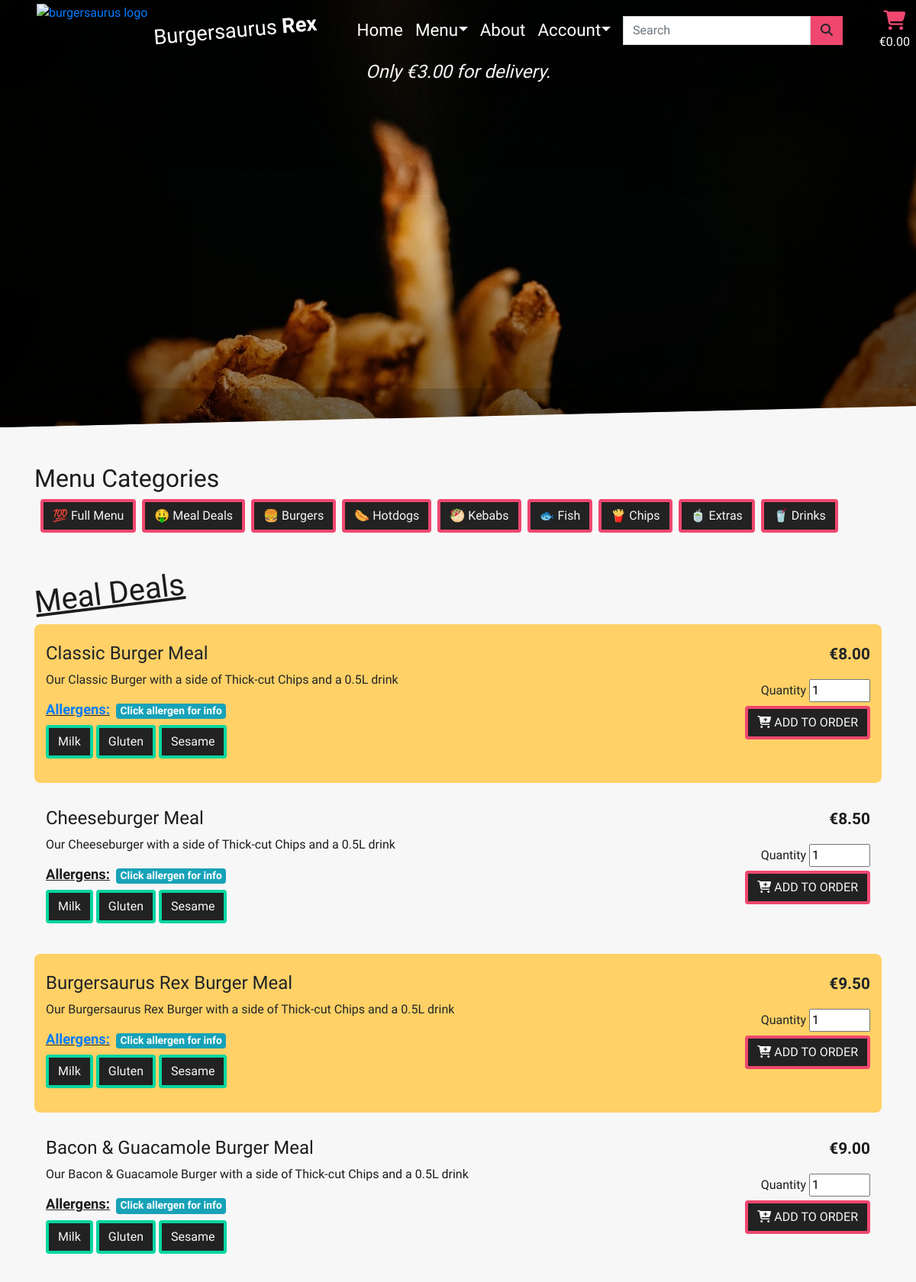
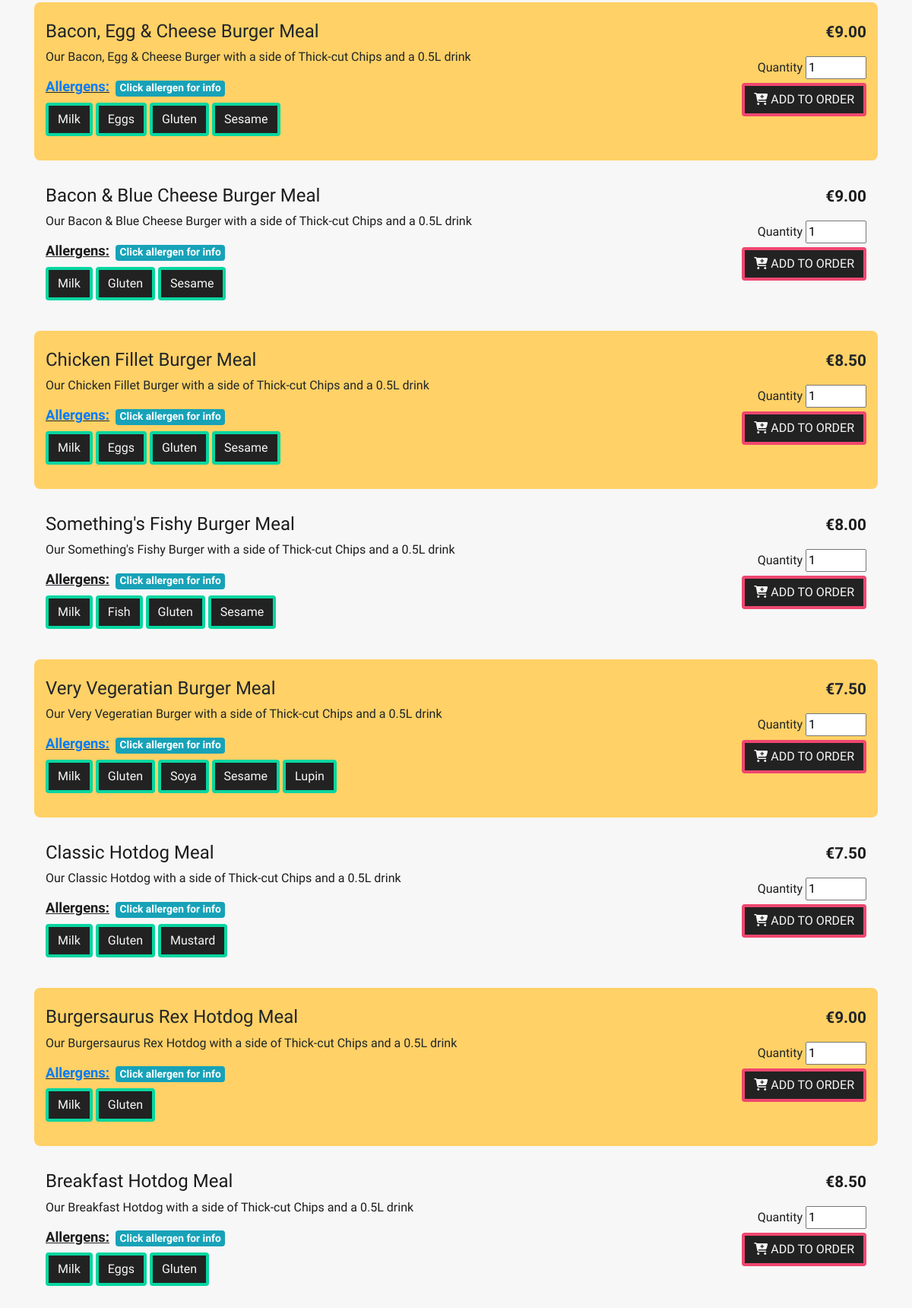
Page /menu/?category=meal-deals (upper part) on the committed database (2 pictures, top to bottom).
### images/models.py (models this page shows)
class Image(models.Model):
    page = models.ForeignKey('Page', null=True, blank=True, on_delete=models.SET_NULL)
    image_name = models.CharField(max_length=254, null=False, blank=False, default='default')
    image_friendly_name = models.CharField(max_length=254, null=False, blank=False, default='Default')
    image = models.ImageField(upload_to='images/', null=True, blank=False)

### menu/models.py (models this page shows, shortened)
class Category(models.Model):
    class Meta:
        verbose_name_plural = 'Categories'
    name = models.CharField(max_length=254)
    friendly_name = models.CharField(max_length=254, null=True, blank=True)
    def __str__(self):
        return self.name

class Product(models.Model):
    category = models.ForeignKey('Category', null=True, blank=True,
                                 on_delete=models.SET_NULL)
    name = models.CharField(max_length=254, null=True, blank=True)
    description = models.TextField()
    price = models.DecimalField(max_digits=4, decimal_places=2)
    is_vegetarian = models.BooleanField(default=False)
    allergens = models.ManyToManyField('Allergen')

class Allergen(models.Model):
    name = models.CharField(max_length=254)
    friendly_name = models.CharField(max_length=254, null=True, blank=True)
    info_url = models.CharField(max_length=254, null=True, blank=True)

### menu/views.py (the view, shortened to what this page needs)
# urls.py: path('menu/', include('menu.urls')),
def menu(request):
    menu = Product.objects.all()
    images = Image.objects.all()
    categories = None
    query = None
    image = None
    if request.GET:
        if 'category' in request.GET:
            categories = request.GET['category'].split(',')
            menu = menu.filter(category__name__in=categories)
            categories = Category.objects.filter(name__in=categories)
            if categories:
                image = images.filter(image_name__icontains=categories[0])
            if image:
                image = image[0]
            else:
                image = images.filter(image_name__icontains='default')
    context = {
        'menu': menu,
        'categories': categories,
        'query': query,
        'image': image,
    }
    return render(request, 'menu/menu.html', context)

### cart/contexts.py (called while the page is built, shortened)
def cart_content(request):
    cart_items = []
    sub_total = 0
    order_total = 0
    product_count = 0
    delivery_threshold = settings.DELIVERY_THRESHOLD
    delivery_charge = settings.DELIVERY_CHARGE
    cart = request.session.get('cart', {})
    order_total = delivery_charge + sub_total
    context = {
        'cart_items': cart_items,
        'sub_total': sub_total,
        'product_count': product_count,
        'delivery_threshold': delivery_threshold,
        'delivery_charge': delivery_charge,
        'order_total': order_total,
    }
    return context

### menu/templates/menu/menu.html (shortened to what this page needs)
{% extends 'base.html' %}
{% block header %}
    {% if categories %}
        <section id="menu-header" class="header-container container-fluid" style="background: url('{{ image.image.url }}');background-attachment: fixed;"></section>
    {% else %}
        <section id="menu-header" class="header-container container-fluid" style="background: url('https://res.cloudinary.com/wondrouswebworks/image/upload/v1592585702/burgersaurus/burger-close-up.jpg');background-attachment: fixed;"></section>
    {% endif %}
{% endblock %}
{% block content %}
<article id="menu" class="container">
    <h2 class="mt-5 light-or-dark-mode-font-color">Menu Categories</h2>
    <ul id="menu-nav" class="nav">
        <li class="nav-item">
            <a class="nav-link btn-custom colour-2-border btn-background-and-colour ml-2 mb-2 d-xs-block d-sm-inline-block" href="{% url 'menu' %}">💯 Full Menu</a>
        </li>
        <li class="nav-item">
            <a class="nav-link btn-custom colour-2-border btn-background-and-colour ml-2 mb-2 d-xs-block d-sm-inline-block" href="{% url 'menu' %}?category=meal-deals">🤑 Meal Deals</a>
        </li>
        <li class="nav-item">
            <a class="nav-link btn-custom colour-2-border btn-background-and-colour ml-2 mb-2 d-xs-block d-sm-inline-block" href="{% url 'menu' %}?category=burgers">🍔 Burgers</a>
        </li>
        <li class="nav-item">
            <a class="nav-link btn-custom colour-2-border btn-background-and-colour ml-2 mb-2 d-xs-block d-sm-inline-block" href="{% url 'menu' %}?category=hotdogs">🌭 Hotdogs</a>
        </li>
        <li class="nav-item">
            <a class="nav-link btn-custom colour-2-border btn-background-and-colour ml-2 mb-2 d-xs-block d-sm-inline-block" href="{% url 'menu' %}?category=kebabs">🥙 Kebabs</a>
        </li>
        <li class="nav-item">
            <a class="nav-link btn-custom colour-2-border btn-background-and-colour ml-2 mb-2 d-xs-block d-sm-inline-block" href="{% url 'menu' %}?category=fish">🐟 Fish</a>
        </li>
        <li class="nav-item">
            <a class="nav-link btn-custom colour-2-border btn-background-and-colour ml-2 mb-2 d-xs-block d-sm-inline-block" href="{% url 'menu' %}?category=chips">🍟 Chips</a>
        </li>
        <li class="nav-item">
            <a class="nav-link btn-custom colour-2-border btn-background-and-colour ml-2 mb-2 d-xs-block d-sm-inline-block" href="{% url 'menu' %}?category=extras">🍵 Extras</a>
        </li>
        <li class="nav-item">
            <a class="nav-link btn-custom colour-2-border btn-background-and-colour ml-2 mb-2 d-xs-block d-sm-inline-block" href="{% url 'menu' %}?category=drinks">🥤 Drinks</a>
        </li>
    </ul>
    {% if categories %}
        {% for category in categories %}
            <h1 class="mt-5 mb-3 d-inline-block page-heading light-or-dark-mode-font-color">{{ category.friendly_name }}</h1>
        {% endfor %}
    {% else %}
        {% if query %}
            <h1 class="mt-5 mb-3 d-inline-block page-heading light-or-dark-mode-font-color">Search: {{ query }}</h1>
        {% endif %}
    {% endif %}
    {% if not menu %}
        <h3 class="open-sans mt-4 text-small light-or-dark-mode-font-color">Oops! No products were found matching your category or query...</h3>
    {% else %}
        {% for menu_item in menu %}
            <div class="row list-item py-4 mb-2 mx-auto" {% if not forloop.first %}data-aos="fade-up" data-aos-duration="1000" data-aos-easing="ease-in-out"{% endif %}>
                <div class="col-sm-9">
                    <h3 {% if forloop.counter|divisibleby:2 %} class="light-or-dark-mode-font-color"{% endif %}>{{ menu_item.name }}</h3>
                    <p {% if forloop.counter|divisibleby:2 %} class="light-or-dark-mode-font-color"{% endif %}>{{ menu_item.description }}</p>
                    {% if menu_item.allergens.all %}
                        <h4><a {% if forloop.counter|divisibleby:2 %} class="light-or-dark-mode-font-color"{% endif %} href="https://erudus.com/14-major-food-allergens-for-eu-food-information-for-consumers/" target="blank"><strong>Allergens:</strong></a><span class="badge badge-info ml-2">Click allergen for info</span></h4>
                        {% for allergen in menu_item.allergens.all %}
                            <a href="{{ allergen.info_url }}" target="_blank" class="btn-custom colour-1-border btn-background-and-colour mb-2 d-xs-block d-sm-inline-block">{{ allergen.friendly_name }}</a>
                        {% endfor %}
                    {% endif %}
                </div>
                <div class="col-sm-3 price-and-add-button text-right">
                    <p class="text-right {% if forloop.counter|divisibleby:2 %}light-or-dark-mode-font-color{% endif %}"><strong>€{{ menu_item.price }}</strong></p>
                    <form class="form" action="{% url 'add_to_cart' menu_item.id %}" method="POST">
                        <label {% if forloop.counter|divisibleby:2 %} class="light-or-dark-mode-font-color"{% endif %} for="id_qty_{{ menu_item.id }}">Quantity</label>
                        <input type="number" name="quantity" value="1" min="1" max="99">
                        <a class="add-to-cart-link btn-custom colour-2-border btn-background-and-colour ml-2 mb-2 d-xs-block d-sm-inline-block" data-id="{{ menu_item.id }}"><i class="fas fa-cart-plus"></i>  ADD TO ORDER</a>
                    </form>
                </div>
            </div>
        {% endfor %}
    {% endif %}
</article>
{% endblock %}

### static/css/base.css (style rules this page uses)
:root { --colour-1: 6, 214, 160;--colour-2: 239, 71, 111;--colour-3: 255, 209, 102;--colour-4: 17, 138, 178;--colour-5: 7, 59, 76;--body-colour: 247, 247, 247;--heading-colour: 28, 28, 28;--card-heading-colour: 247, 247, 247;--card-heading-background-colour: 28, 28, 28;--box-shadow-colour: 51, 51, 51;--success-toast-bg: 204, 255, 153;--success-toast-color: 53, 102, 0;--error-toast-bg: 255, 153, 153;--error-toast-color: 128, 0, 0;--info-toast-bg: 153, 204, 255;--info-toast-color: 0, 51, 102;--warning-toast-bg: 255, 214, 153;--warning-toast-color: 153, 92, 0 }
.colour-1-border { border:4px solid rgba(var(--colour-1), 1) }
.colour-2-border { border:4px solid rgba(var(--colour-2), 1) }
.light-or-dark-mode-font-color { color:rgba(var(--heading-colour), 1) }
html { scroll-behavior:smooth }
body { font-size:16px;font-family:'Open Sans', sans-serif;background-color:rgba(var(--body-colour), 1);overflow-x:hidden }
* { scrollbar-width:thin;scrollbar-color:rgba(var(--colour-3), 1) #111 }
.row { width:100% !important }
h1,h2,h3 { font-family:'Miltonian Tattoo', sans-serif }
a { cursor:pointer !important }
.btn-custom { display:inline-block;font-weight:400;text-align:center;vertical-align:middle;background-color:rgba(var(--body-colour), 1);padding:.375rem .75rem;font-size:1rem;line-height:1.5;border-radius:.25rem;text-decoration:none !important;transition:all .15s ease-in-out }
.btn-background-and-colour { background-color:#222;color:#f7f7f7 !important }
.page-heading { transform:rotateZ(-7deg);font-size:2.5rem;text-decoration:underline }
.list-item:nth-child(even) { background-color:rgba(var(--colour-3), 1);border-radius:.5rem }
#menu h3 { font-size:1.5rem }
#menu h4 { font-size:1.15rem;text-decoration:underline }
#menu .price-and-add-button p { font-size:1.3rem }
.header-container { height:70vh;background-position:center;background-size:cover;background-attachment:fixed;clip-path:polygon(0 0, 100% 0%, 100% 95%, 0% 100%);box-shadow:inset 5rem 5rem 16rem #000, inset -5rem -5rem 16rem #000;display:flex;flex-direction:column;justify-content:center;align-items:center }

### rows in the picture
Image: image (picture)
Category: friendly_name "Meal Deals"
Product: name "Classic Burger Meal", description "Our Classic Burger with a side of Thick-cut Chips and a 0.5L drink", price "8.00"
Allergen: friendly_name "Milk"
Allergen: friendly_name "Gluten"
Allergen: friendly_name "Sesame"
Product: name "Cheeseburger Meal", description "Our Cheeseburger with a side of Thick-cut Chips and a 0.5L drink", price "8.50"
Product: name "Burgersaurus Rex Burger Meal", description "Our Burgersaurus Rex Burger with a side of Thick-cut Chips and a 0.5L drink", price "9.50"
Product: name "Bacon & Guacamole Burger Meal", description "Our Bacon & Guacamole Burger with a side of Thick-cut Chips and a 0.5L drink", price "9.00"
Product: name "Bacon, Egg & Cheese Burger Meal", description "Our Bacon, Egg & Cheese Burger with a side of Thick-cut Chips and a 0.5L drink", price "9.00"
Allergen: friendly_name "Eggs"
Product: name "Bacon & Blue Cheese Burger Meal", description "Our Bacon & Blue Cheese Burger with a side of Thick-cut Chips and a 0.5L drink", price "9.00"
Product: name "Chicken Fillet Burger Meal", description "Our Chicken Fillet Burger with a side of Thick-cut Chips and a 0.5L drink", price "8.50"
Product: name "Something's Fishy Burger Meal", description "Our Something's Fishy Burger with a side of Thick-cut Chips and a 0.5L drink", price "8.00"
Allergen: friendly_name "Fish"
Product: name "Very Vegeratian Burger Meal", description "Our Very Vegeratian Burger with a side of Thick-cut Chips and a 0.5L drink", price "7.50"
Allergen: friendly_name "Soya"
Allergen: friendly_name "Lupin"
Product: name "Classic Hotdog Meal", description "Our Classic Hotdog with a side of Thick-cut Chips and a 0.5L drink", price "7.50"
Allergen: friendly_name "Mustard"
Product: name "Burgersaurus Rex Hotdog Meal", description "Our Burgersaurus Rex Hotdog with a side of Thick-cut Chips and a 0.5L drink", price "9.00"
Product: name "Breakfast Hotdog Meal", description "Our Breakfast Hotdog with a side of Thick-cut Chips and a 0.5L drink", price "8.50"

### other values in the picture
{{ delivery_charge|floatformat:2 }} "3.00"
